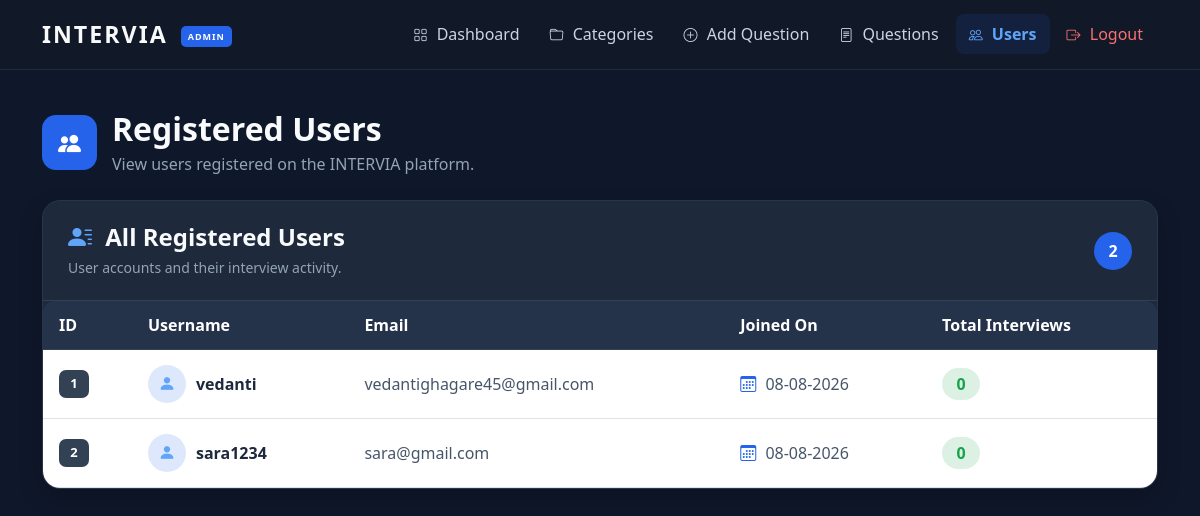
/admin/users (signed in), run on an earlier commit of the app's database.
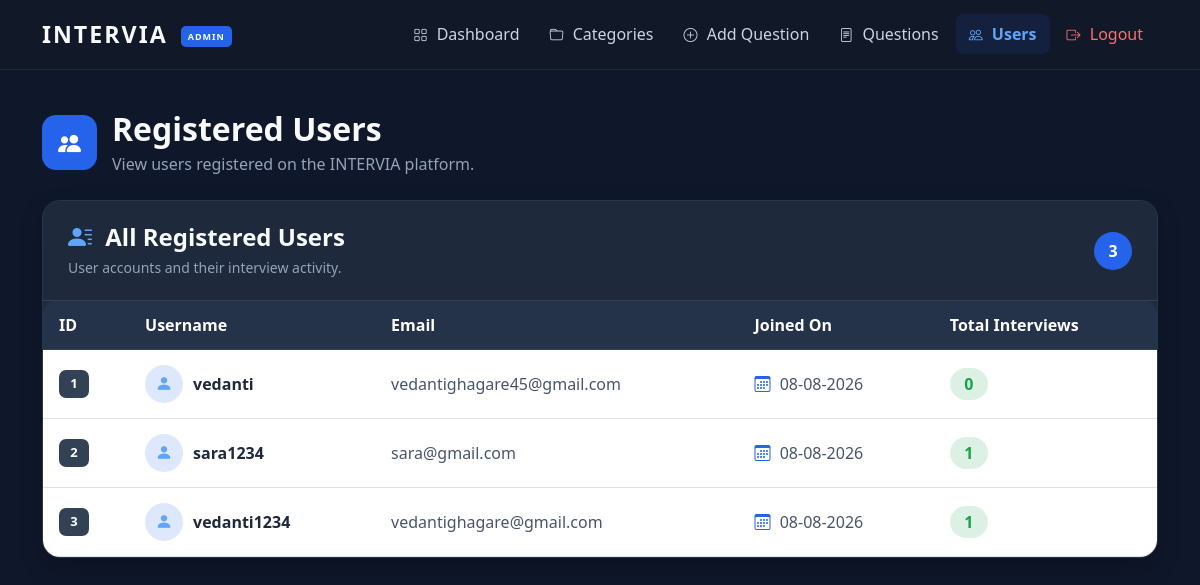
And on a later commit of the database.
### app/models.py (models this page shows)
class User(db.Model):
    __tablename__ = "users"
    id = db.Column(db.Integer, primary_key=True)
    email = db.Column(db.String(120), unique=True, nullable=False)
    username = db.Column(db.String(50), unique=True, nullable=False)
    password = db.Column(db.String(255), nullable=False)
    role = db.Column(
        db.String(20),
        nullable=False,
        default="user"
    )
    joined_on = db.Column(
        db.DateTime,
        default=lambda: datetime.now()
    )

### app/routes.py (the view)
@main.route("/admin/users")
def admin_users():
    if "user" not in session:
        return redirect(url_for("main.login"))
    if session.get("role") != "admin":
        flash("Access Denied!", "danger")
        return redirect(url_for("main.dashboard"))
    users = User.query.all()
    return render_template(
        "admin_users.html",
        users=users,
        Result=Result
    )

### app/templates/admin_users.html (shortened to what this page needs)
{% extends "base.html" %}
{% block content %}
<div class="container py-4">
    <div class="admin-page-header mb-4">
        <div>
            <div class="page-icon blue">
                <i class="bi bi-people-fill"></i>
            </div>
            <div>
                <h2>Registered Users</h2>
                <p>
                    View users registered on the INTERVIA platform.
                </p>
            </div>
        </div>
    </div>
    <div class="admin-list-card">
        <div class="list-header">
            <div>
                <h4>
                    <i class="bi bi-person-lines-fill"></i>
                    All Registered Users
                </h4>
                <p>
                    User accounts and their interview activity.
                </p>
            </div>
            <span class="category-count">
                {{ users|length }}
            </span>
        </div>
        {% if users %}
        <div class="table-responsive">
            <table class="table users-table mb-0 align-middle">
                <thead>
                    <tr>
                        <th>ID</th>
                        <th>Username</th>
                        <th>Email</th>
                        <th>Joined On</th>
                        <th>Total Interviews</th>
                    </tr>
                </thead>
                <tbody>
                    {% for user in users %}
                    <tr>
                        <td>
                            <span class="id-badge">
                                {{ user.id }}
                            </span>
                        </td>
                        <td>
                            <div class="user-info">
                                <div class="user-avatar">
                                    <i class="bi bi-person-fill"></i>
                                </div>
                                <strong>
                                    {{ user.username }}
                                </strong>
                            </div>
                        </td>
                        <td>
                            <span class="user-email">
                                {{ user.email }}
                            </span>
                        </td>
                        <td>
                            <span class="date-badge">
                                <i class="bi bi-calendar3"></i>
                                {{ user.joined_on.strftime("%d-%m-%Y") }}
                            </span>
                        </td>
                        <td>
                            <span class="interview-count">
                                {{ Result.query.filter_by(user_id=user.id).count() }}
                            </span>
                        </td>
                    </tr>
                    {% endfor %}
                </tbody>
            </table>
        </div>
        {% endif %}
    </div>
</div>
{% endblock %}

What changed in the data, as far as the page shows it:
computed for User "sara1234": query.filter_by "0" → "1"
added User: id "3", username "vedanti1234", email "vedantighagare@gmail.com", joined_on "08-08-2026", query.filter_by "1"
Also different on the page:
{{ users|length }}: "2" → "3"
